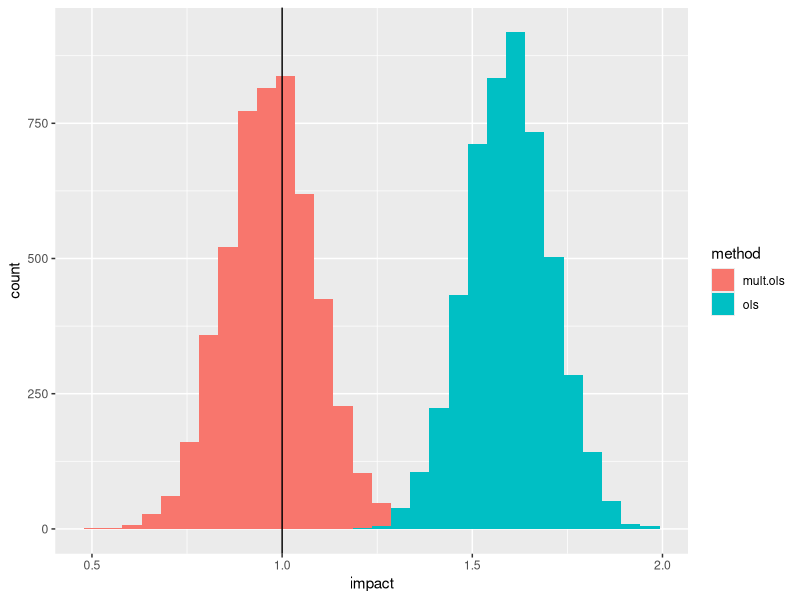

The R source for this figure:
## ---- chunk 1
N <- 5000; eps <- rnorm(N); u <- rnorm(N)
x1 <- runif(N); x2 <- runif(N); x3 <- runif(N)
D <- ifelse(2*(x1 + x2 + x3) + u > 4, 1, 0)
Y <- D + x1 + x2 + x3 + eps
summary(D); summary(Y)
## ---- chunk 2
n <- 500; B <- 5000
X <- cbind(1, D)

ols <- function(i) {
	idx <- sample.int(N,n)
	Xs <- X[idx,]
	b <- solve(t(Xs) %*% Xs) %*% t(Xs) %*% Y[idx]
	b[2]
}

res.ols <- data.frame(impact=sapply(1:B, ols), method=c("ols"))
## ---- chunk 3
X.ext <- cbind(1, D, x1, x2, x3)  

mult.ols <- function(i) {
	idx <- sample.int(N,n)
	Xs <- X.ext[idx,]
	b <- solve(t(Xs) %*% Xs) %*% t(Xs) %*% Y[idx]
	b[2]
}

res.mult <- data.frame(impact=sapply(1:B, mult.ols), method=c("mult.ols"))
total.res <- rbind(res.ols, res.mult)
## ---- chunk 4
library(ggplot2)
p <- ggplot(total.res, aes(x=impact, fill=method))
p <- p + geom_histogram(position="identity")
p + geom_vline(xintercept = 1)
